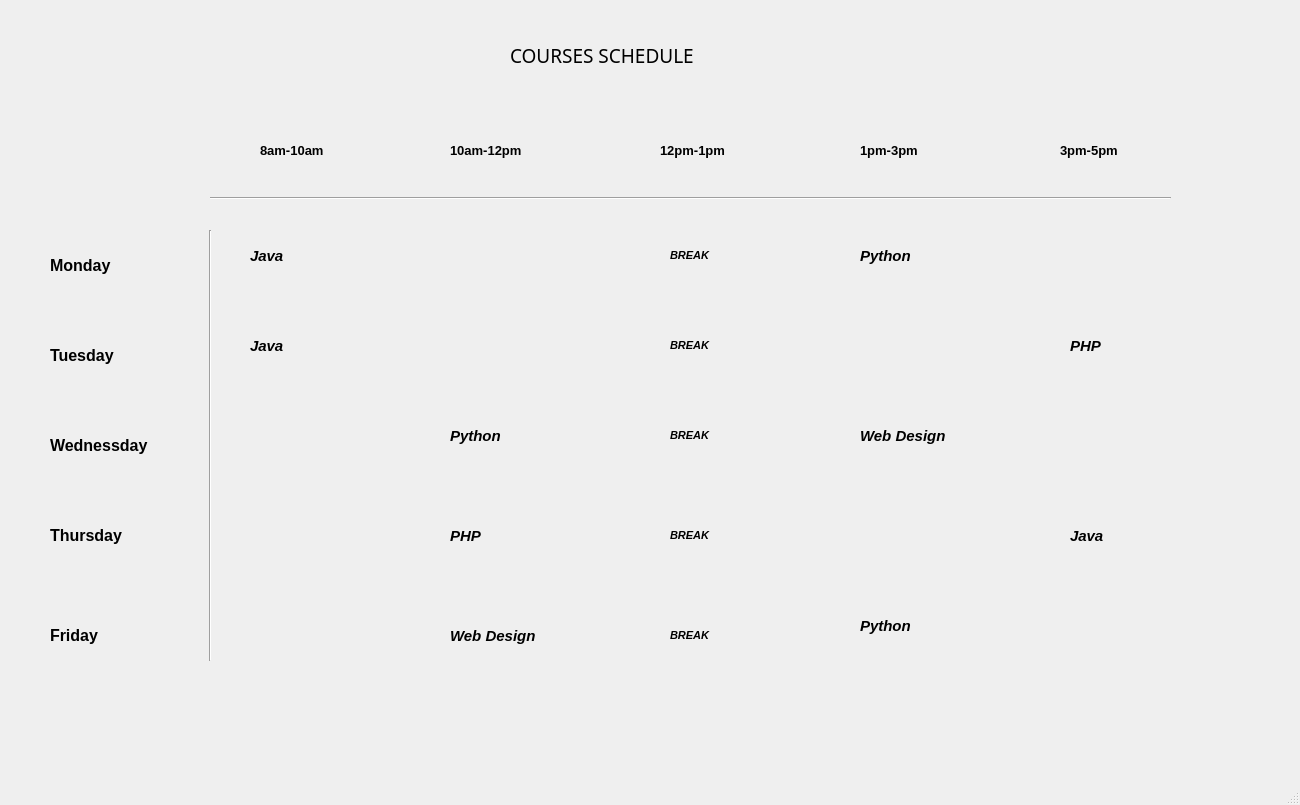
<?xml version="1.0" encoding="UTF-8"?>
<ui version="4.0">
 <class>MainWindow</class>
 <widget class="QMainWindow" name="MainWindow">
  <property name="geometry">
   <rect>
    <x>0</x>
    <y>0</y>
    <width>1300</width>
    <height>805</height>
   </rect>
  </property>
  <property name="windowTitle">
   <string>MainWindow</string>
  </property>
  <property name="styleSheet">
   <string notr="true"/>
  </property>
  <widget class="QWidget" name="centralwidget">
   <widget class="QLabel" name="label">
    <property name="geometry">
     <rect>
      <x>510</x>
      <y>40</y>
      <width>221</width>
      <height>31</height>
     </rect>
    </property>
    <property name="font">
     <font>
      <family>Algerian</family>
      <pointsize>14</pointsize>
     </font>
    </property>
    <property name="text">
     <string>COURSES SCHEDULE</string>
    </property>
   </widget>
   <widget class="QLabel" name="label_2">
    <property name="geometry">
     <rect>
      <x>50</x>
      <y>250</y>
      <width>91</width>
      <height>31</height>
     </rect>
    </property>
    <property name="font">
     <font>
      <family>Arial</family>
      <pointsize>12</pointsize>
      <weight>75</weight>
      <bold>true</bold>
     </font>
    </property>
    <property name="text">
     <string>Monday</string>
    </property>
   </widget>
   <widget class="QLabel" name="label_3">
    <property name="geometry">
     <rect>
      <x>50</x>
      <y>340</y>
      <width>91</width>
      <height>31</height>
     </rect>
    </property>
    <property name="font">
     <font>
      <family>Arial</family>
      <pointsize>12</pointsize>
      <weight>75</weight>
      <bold>true</bold>
     </font>
    </property>
    <property name="text">
     <string>Tuesday</string>
    </property>
   </widget>
   <widget class="QLabel" name="label_4">
    <property name="geometry">
     <rect>
      <x>50</x>
      <y>430</y>
      <width>131</width>
      <height>31</height>
     </rect>
    </property>
    <property name="font">
     <font>
      <family>Arial</family>
      <pointsize>12</pointsize>
      <weight>75</weight>
      <bold>true</bold>
     </font>
    </property>
    <property name="text">
     <string>Wednessday</string>
    </property>
   </widget>
   <widget class="QLabel" name="label_5">
    <property name="geometry">
     <rect>
      <x>50</x>
      <y>520</y>
      <width>101</width>
      <height>31</height>
     </rect>
    </property>
    <property name="font">
     <font>
      <family>Arial</family>
      <pointsize>12</pointsize>
      <weight>75</weight>
      <bold>true</bold>
     </font>
    </property>
    <property name="text">
     <string>Thursday</string>
    </property>
   </widget>
   <widget class="QLabel" name="label_6">
    <property name="geometry">
     <rect>
      <x>50</x>
      <y>620</y>
      <width>71</width>
      <height>31</height>
     </rect>
    </property>
    <property name="font">
     <font>
      <family>Arial</family>
      <pointsize>12</pointsize>
      <weight>75</weight>
      <bold>true</bold>
     </font>
    </property>
    <property name="text">
     <string>Friday</string>
    </property>
   </widget>
   <widget class="QLabel" name="label_7">
    <property name="geometry">
     <rect>
      <x>260</x>
      <y>140</y>
      <width>81</width>
      <height>21</height>
     </rect>
    </property>
    <property name="font">
     <font>
      <family>Arial</family>
      <pointsize>10</pointsize>
      <weight>75</weight>
      <bold>true</bold>
     </font>
    </property>
    <property name="text">
     <string>8am-10am</string>
    </property>
   </widget>
   <widget class="Line" name="line">
    <property name="geometry">
     <rect>
      <x>200</x>
      <y>230</y>
      <width>20</width>
      <height>431</height>
     </rect>
    </property>
    <property name="orientation">
     <enum>Qt::Vertical</enum>
    </property>
   </widget>
   <widget class="QLabel" name="label_8">
    <property name="geometry">
     <rect>
      <x>450</x>
      <y>140</y>
      <width>91</width>
      <height>21</height>
     </rect>
    </property>
    <property name="font">
     <font>
      <family>Arial</family>
      <pointsize>10</pointsize>
      <weight>75</weight>
      <bold>true</bold>
     </font>
    </property>
    <property name="text">
     <string>10am-12pm</string>
    </property>
   </widget>
   <widget class="QLabel" name="label_9">
    <property name="geometry">
     <rect>
      <x>660</x>
      <y>140</y>
      <width>91</width>
      <height>21</height>
     </rect>
    </property>
    <property name="font">
     <font>
      <family>Arial</family>
      <pointsize>10</pointsize>
      <weight>75</weight>
      <bold>true</bold>
     </font>
    </property>
    <property name="text">
     <string>12pm-1pm</string>
    </property>
   </widget>
   <widget class="QLabel" name="label_10">
    <property name="geometry">
     <rect>
      <x>860</x>
      <y>140</y>
      <width>81</width>
      <height>21</height>
     </rect>
    </property>
    <property name="font">
     <font>
      <family>Arial</family>
      <pointsize>10</pointsize>
      <weight>75</weight>
      <bold>true</bold>
     </font>
    </property>
    <property name="text">
     <string>1pm-3pm</string>
    </property>
   </widget>
   <widget class="QLabel" name="label_11">
    <property name="geometry">
     <rect>
      <x>1060</x>
      <y>140</y>
      <width>81</width>
      <height>21</height>
     </rect>
    </property>
    <property name="font">
     <font>
      <family>Arial</family>
      <pointsize>10</pointsize>
      <weight>75</weight>
      <bold>true</bold>
     </font>
    </property>
    <property name="text">
     <string>3pm-5pm</string>
    </property>
   </widget>
   <widget class="QLabel" name="label_12">
    <property name="geometry">
     <rect>
      <x>250</x>
      <y>240</y>
      <width>111</width>
      <height>31</height>
     </rect>
    </property>
    <property name="font">
     <font>
      <family>Arial</family>
      <pointsize>11</pointsize>
      <weight>75</weight>
      <italic>true</italic>
      <bold>true</bold>
     </font>
    </property>
    <property name="text">
     <string>Java</string>
    </property>
   </widget>
   <widget class="QLabel" name="label_13">
    <property name="geometry">
     <rect>
      <x>860</x>
      <y>240</y>
      <width>111</width>
      <height>31</height>
     </rect>
    </property>
    <property name="font">
     <font>
      <family>Arial</family>
      <pointsize>11</pointsize>
      <weight>75</weight>
      <italic>true</italic>
      <bold>true</bold>
     </font>
    </property>
    <property name="text">
     <string>Python</string>
    </property>
   </widget>
   <widget class="QLabel" name="label_14">
    <property name="geometry">
     <rect>
      <x>1070</x>
      <y>330</y>
      <width>111</width>
      <height>31</height>
     </rect>
    </property>
    <property name="font">
     <font>
      <family>Arial</family>
      <pointsize>11</pointsize>
      <weight>75</weight>
      <italic>true</italic>
      <bold>true</bold>
     </font>
    </property>
    <property name="text">
     <string>PHP</string>
    </property>
   </widget>
   <widget class="QLabel" name="label_15">
    <property name="geometry">
     <rect>
      <x>250</x>
      <y>330</y>
      <width>111</width>
      <height>31</height>
     </rect>
    </property>
    <property name="font">
     <font>
      <family>Arial</family>
      <pointsize>11</pointsize>
      <weight>75</weight>
      <italic>true</italic>
      <bold>true</bold>
     </font>
    </property>
    <property name="text">
     <string>Java</string>
    </property>
   </widget>
   <widget class="QLabel" name="label_16">
    <property name="geometry">
     <rect>
      <x>450</x>
      <y>420</y>
      <width>111</width>
      <height>31</height>
     </rect>
    </property>
    <property name="font">
     <font>
      <family>Arial</family>
      <pointsize>11</pointsize>
      <weight>75</weight>
      <italic>true</italic>
      <bold>true</bold>
     </font>
    </property>
    <property name="text">
     <string>Python</string>
    </property>
   </widget>
   <widget class="QLabel" name="label_17">
    <property name="geometry">
     <rect>
      <x>860</x>
      <y>420</y>
      <width>111</width>
      <height>31</height>
     </rect>
    </property>
    <property name="font">
     <font>
      <family>Arial</family>
      <pointsize>11</pointsize>
      <weight>75</weight>
      <italic>true</italic>
      <bold>true</bold>
     </font>
    </property>
    <property name="text">
     <string>Web Design</string>
    </property>
   </widget>
   <widget class="QLabel" name="label_18">
    <property name="geometry">
     <rect>
      <x>450</x>
      <y>520</y>
      <width>111</width>
      <height>31</height>
     </rect>
    </property>
    <property name="font">
     <font>
      <family>Arial</family>
      <pointsize>11</pointsize>
      <weight>75</weight>
      <italic>true</italic>
      <bold>true</bold>
     </font>
    </property>
    <property name="text">
     <string>PHP</string>
    </property>
   </widget>
   <widget class="QLabel" name="label_19">
    <property name="geometry">
     <rect>
      <x>1070</x>
      <y>520</y>
      <width>111</width>
      <height>31</height>
     </rect>
    </property>
    <property name="font">
     <font>
      <family>Arial</family>
      <pointsize>11</pointsize>
      <weight>75</weight>
      <italic>true</italic>
      <bold>true</bold>
     </font>
    </property>
    <property name="text">
     <string>Java</string>
    </property>
   </widget>
   <widget class="QLabel" name="label_20">
    <property name="geometry">
     <rect>
      <x>450</x>
      <y>620</y>
      <width>111</width>
      <height>31</height>
     </rect>
    </property>
    <property name="font">
     <font>
      <family>Arial</family>
      <pointsize>11</pointsize>
      <weight>75</weight>
      <italic>true</italic>
      <bold>true</bold>
     </font>
    </property>
    <property name="text">
     <string>Web Design</string>
    </property>
   </widget>
   <widget class="QLabel" name="label_21">
    <property name="geometry">
     <rect>
      <x>860</x>
      <y>610</y>
      <width>111</width>
      <height>31</height>
     </rect>
    </property>
    <property name="font">
     <font>
      <family>Arial</family>
      <pointsize>11</pointsize>
      <weight>75</weight>
      <italic>true</italic>
      <bold>true</bold>
     </font>
    </property>
    <property name="text">
     <string>Python</string>
    </property>
   </widget>
   <widget class="Line" name="line_2">
    <property name="geometry">
     <rect>
      <x>210</x>
      <y>190</y>
      <width>961</width>
      <height>16</height>
     </rect>
    </property>
    <property name="orientation">
     <enum>Qt::Horizontal</enum>
    </property>
   </widget>
   <widget class="QLabel" name="label_22">
    <property name="geometry">
     <rect>
      <x>670</x>
      <y>240</y>
      <width>61</width>
      <height>31</height>
     </rect>
    </property>
    <property name="font">
     <font>
      <family>Arial</family>
      <pointsize>8</pointsize>
      <weight>75</weight>
      <italic>true</italic>
      <bold>true</bold>
     </font>
    </property>
    <property name="text">
     <string>BREAK</string>
    </property>
   </widget>
   <widget class="QLabel" name="label_23">
    <property name="geometry">
     <rect>
      <x>670</x>
      <y>330</y>
      <width>61</width>
      <height>31</height>
     </rect>
    </property>
    <property name="font">
     <font>
      <family>Arial</family>
      <pointsize>8</pointsize>
      <weight>75</weight>
      <italic>true</italic>
      <bold>true</bold>
     </font>
    </property>
    <property name="text">
     <string>BREAK</string>
    </property>
   </widget>
   <widget class="QLabel" name="label_24">
    <property name="geometry">
     <rect>
      <x>670</x>
      <y>420</y>
      <width>61</width>
      <height>31</height>
     </rect>
    </property>
    <property name="font">
     <font>
      <family>Arial</family>
      <pointsize>8</pointsize>
      <weight>75</weight>
      <italic>true</italic>
      <bold>true</bold>
     </font>
    </property>
    <property name="text">
     <string>BREAK</string>
    </property>
   </widget>
   <widget class="QLabel" name="label_25">
    <property name="geometry">
     <rect>
      <x>670</x>
      <y>520</y>
      <width>61</width>
      <height>31</height>
     </rect>
    </property>
    <property name="font">
     <font>
      <family>Arial</family>
      <pointsize>8</pointsize>
      <weight>75</weight>
      <italic>true</italic>
      <bold>true</bold>
     </font>
    </property>
    <property name="text">
     <string>BREAK</string>
    </property>
   </widget>
   <widget class="QLabel" name="label_26">
    <property name="geometry">
     <rect>
      <x>670</x>
      <y>620</y>
      <width>61</width>
      <height>31</height>
     </rect>
    </property>
    <property name="font">
     <font>
      <family>Arial</family>
      <pointsize>8</pointsize>
      <weight>75</weight>
      <italic>true</italic>
      <bold>true</bold>
     </font>
    </property>
    <property name="text">
     <string>BREAK</string>
    </property>
   </widget>
   <widget class="QPushButton" name="back_schedule">
    <property name="geometry">
     <rect>
      <x>20</x>
      <y>30</y>
      <width>93</width>
      <height>61</height>
     </rect>
    </property>
    <property name="styleSheet">
     <string notr="true">border:none;</string>
    </property>
    <property name="text">
     <string/>
    </property>
    <property name="icon">
     <iconset>
      <normaloff>../../Documents/Project Icons/circled_left_120px.png</normaloff>../../Documents/Project Icons/circled_left_120px.png</iconset>
    </property>
    <property name="iconSize">
     <size>
      <width>75</width>
      <height>75</height>
     </size>
    </property>
   </widget>
  </widget>
  <widget class="QMenuBar" name="menubar">
   <property name="geometry">
    <rect>
     <x>0</x>
     <y>0</y>
     <width>1300</width>
     <height>26</height>
    </rect>
   </property>
  </widget>
  <widget class="QStatusBar" name="statusbar"/>
 </widget>
 <resources/>
 <connections/>
</ui>
